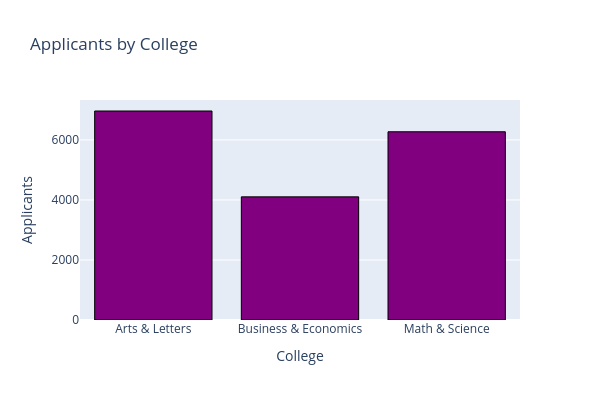

Write notebook code for a chart like this one.
### Code cell
# Task 1.3 -- Bar Plot Using Plotly

# Calculate applications per college
app_counts = df1.groupby('College', as_index = False)['Applicant'].count()

# Display table of count values
print(app_counts)

# Create interactive bar plot
fig = px.bar(app_counts, x = 'College', y = 'Applicant',
             color_discrete_sequence = ['purple'],
             title = "Applicants by College",)

# Add bar outlines and axis labels
fig.update_traces(marker_line_color = 'black', marker_line_width = 1)
fig.update_layout(
    xaxis_title = "College",
    yaxis_title = "Applicants",
    width = 600,
    height = 400
)

# Display bar plot
fig.show()  ## Output again indicates Arts & Letters as college with most applicants at 6964

### Figure 1 — Plotly figure (JSON) as saved in the notebook; plotly's stock layout.template omitted (floating-point values rounded to 4 significant figures)
{"data": [{"hovertemplate": "College=%{x}<br>Applicant=%{y}<extra></extra>", "legendgroup": "", "marker": {"color": "purple", "line": {"color": "black", "width": 1}, "pattern": {"shape": ""}}, "name": "", "orientation": "v", "showlegend": false, "textposition": "auto", "type": "bar", "x": ["Arts & Letters", "Business & Economics", "Math & Science"], "xaxis": "x", "y": [6964, 4103, 6272], "yaxis": "y"}], "layout": {"barmode": "relative", "height": 400, "legend": {"tracegroupgap": 0}, "title": {"text": "Applicants by College"}, "width": 600, "xaxis": {"anchor": "y", "domain": [0, 1], "title": {"text": "College"}}, "yaxis": {"anchor": "x", "domain": [0, 1], "title": {"text": "Applicants"}}}}
